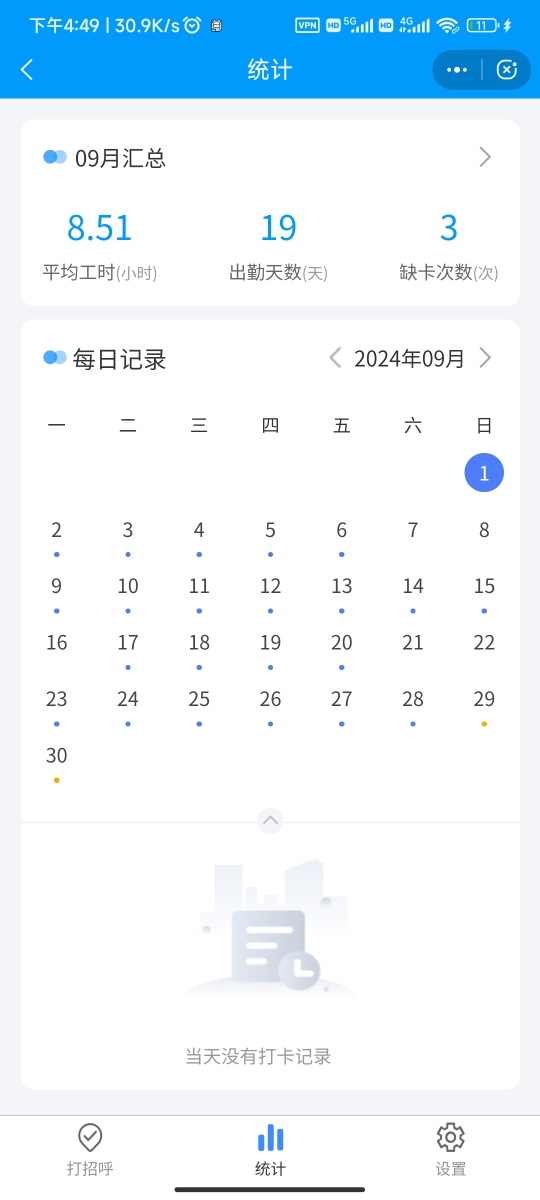
#> input picture Image/attendance.png, 540 x 1200 px, found by its file name
$ python Paddle_Attendance.py
#> lines starting #> are read from the running program, lines starting #| are printed output that depends on the picture; after the words box and inside, x2 and y2 are one past the last pixel; in counts of white or black regions, pixels touching at a corner belong together
import cv2
import numpy as np
from paddleocr import PaddleOCR
# import easyocr
import  json
import re
# 加载图像


# 图像预处理部分
def preprocess_image(image_path):
    # 加载图像
#> called with image_path = 'attendance.png'
    img = cv2.imread(image_path)
#> img is the input picture: shape (1200, 540, 3); mean B, G, R 251, 242.4, 230.1

    # 灰度化处理
    gray = cv2.cvtColor(img, cv2.COLOR_BGR2GRAY)
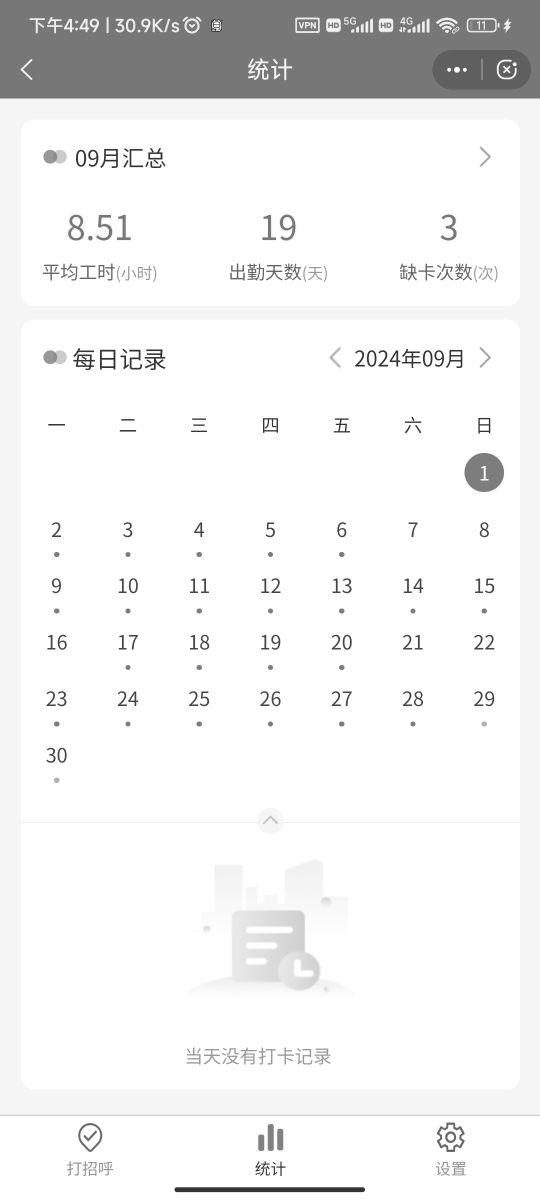
#> gray: shape (1200, 540); min 49, max 255, mean 239.7

    # 去噪处理（高斯模糊）
    blurred = cv2.GaussianBlur(gray, (5, 5), 0)

    # 提高对比度（直方图均衡化）
    resized = cv2.equalizeHist(blurred)
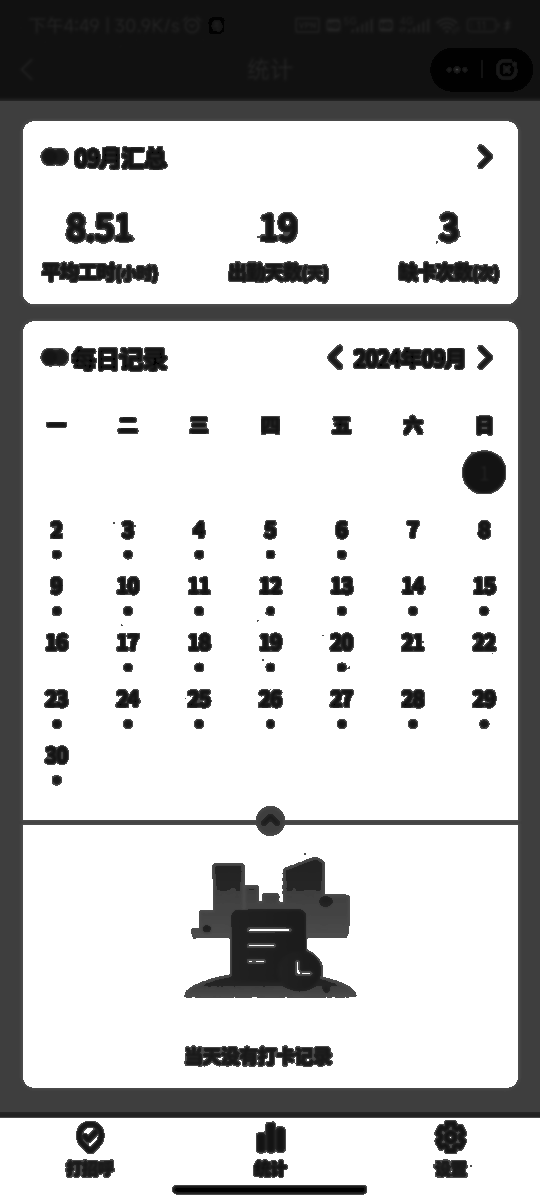
#> resized: shape (1200, 540); min 0, max 255, mean 192.1

    # [8 lines of commented-out code are left out]
    return img, resized


def detect_and_display_regions(image, min_w_month=200, min_h_month=120, min_w_date=200, min_h_date=300):
    """
    检测图像中的月份和日期区域，并显示结果。

    参数:
    - image: 待处理的图像。
    - min_w_month: 月份区域的最小宽度。
    - min_h_month: 月份区域的最小高度。
    - min_w_date: 日期区域的最小宽度。
    - min_h_date: 日期区域的最小高度。
    """
#> called with min_w_month = 200, min_h_month = 120, min_w_date = 200, min_h_date = 300
    # Canny 边缘检测
    edges = cv2.Canny(image, 1, 10)
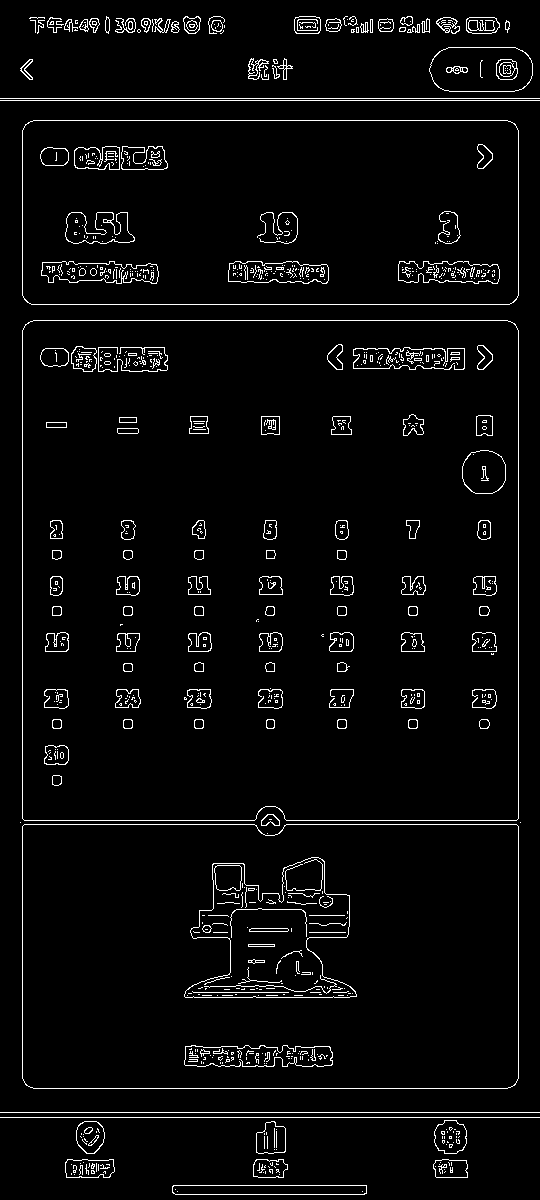
#> edges: shape (1200, 540); 3.8% white in thin lines or dots

    # 查找轮廓
    contours, _ = cv2.findContours(edges, cv2.RETR_EXTERNAL, cv2.CHAIN_APPROX_SIMPLE)
#> contours = 68 contours, 31 with area under 20; largest, box (x1, y1, x2, y2) and area: (22, 320, 519, 821) 247592, (22, 824, 519, 1089) 130623, (22, 120, 519, 305) 91127, (429, 47, 533, 92) 4104, (172, 1185, 367, 1195) 1741

    # # 绘制所有轮廓
    # cv2.drawContours(image, contours, -1, (0, 255, 0), 2)  # 绿色轮廓，线宽为2
    #
    # # 显示图像
    # cv2.imshow('Contours', image)
    # cv2.waitKey(0)
    # cv2.destroyAllWindows()

    # 初始化区域列表
    month_region = None
    date_regions = []
    month_regions = []
    # 遍历轮廓
    for cnt in contours:
        x, y, w, h = cv2.boundingRect(cnt)

        # 根据面积过滤区域（假设月份区域较大）
        if min_w_month< w  and min_h_month<h <200 :
            month_regions.append((x, y, w, h))
            # 月份区域的预估大小

            cv2.rectangle(image, (x, y), (x + w, y + h), (255, 0, 0), 2)  # 蓝框表示月份区域

        if w > min_w_date and h > min_h_date:  # 日期区域的预估大小
            date_regions.append((x, y, w, h))
            cv2.rectangle(image, (x, y), (x + w, y + h), (255, 0, 0), 2)
#> this loop made 68 passes
#> (x, y, w, h) on passes 1, 2, 3, 4, 5, 6, 7, 10, 11, 12, 13, 14: (172, 1185, 195, 10), (433, 1159, 35, 19), (253, 1159, 35, 19), (65, 1159, 50, 19), (256, 1121, 30, 33), (76, 1121, 29, 33), (434, 1120, 33, 34), (267, 833, 1, 1), (22, 824, 497, 265), (520, 822, 1, 1), (20, 822, 1, 1), (261, 814, 19, 12)
#> (cnt, x, y, w, h) on passes 8, 9, 17, 18, 30, 32: ([[0, 1117], [539, 1117]], 0, 1117, 540, 1), ([[0, 1112], [539, 1112]], 0, 1112, 540, 1), ([[0, 100], [539, 100]], 0, 100, 540, 1), ([[0, 98], [539, 98]], 0, 98, 540, 1), ([[75, 29], [74, 30], [77, 30], [76, 30]], 74, 29, 4, 2), ([[356, 27], [356, 32], [358, 32], [358, 27]], 356, 27, 3, 6)
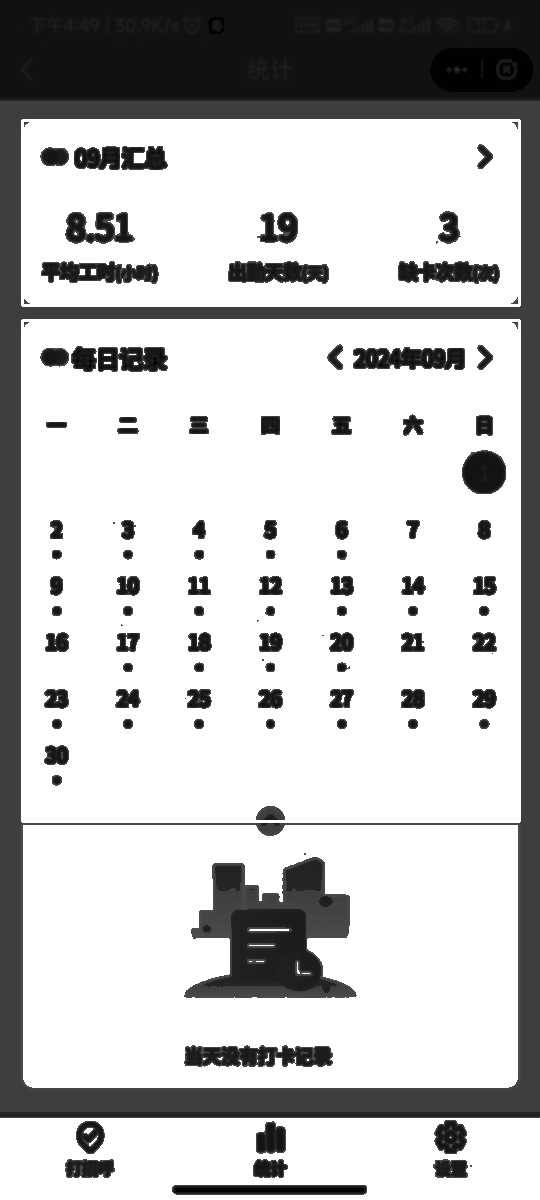
#> image: shape (1200, 540); 1.31% of pixels changed, all inside (x1, y1, x2, y2) = (21, 119, 521, 823)
#> after the loop, date_regions = [(22, 320, 497, 501)]; month_regions = [(22, 120, 497, 185)]

    # # 显示定位结果
    # cv2.imshow("Region Detection", image)
    # cv2.waitKey(0)
    # cv2.destroyAllWindows()

    # 显示月份区域和部分日期区域
    for region in month_regions:
        x, y, w, h = region
        month_region = image[y:y + h, x:x + w]
#> this loop made 1 pass
#> pass 1, in detect_and_display_regions, `month_region = image[y:y + h, x:x + w]`:
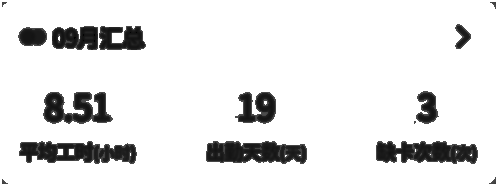
#> month_region: shape (185, 497); min 1, max 255, mean 228.7
        # cv2.imshow("Date Region", month_region)
        # cv2.waitKey(0)

    for region in date_regions:
        x, y, w, h = region
        date_region = image[y:y + h, x:x + w]
#> this loop made 1 pass
#> pass 1, in detect_and_display_regions, `date_region = image[y:y + h, x:x + w]`:
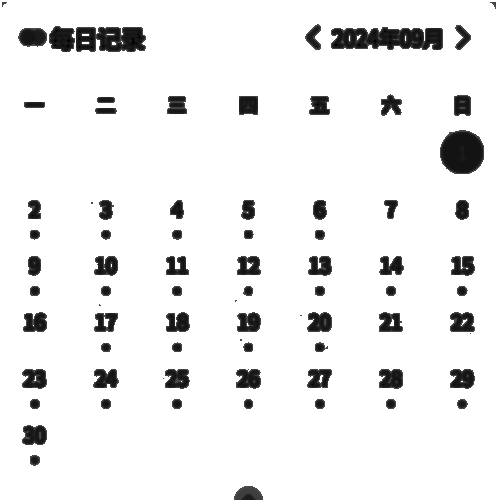
#> date_region: shape (501, 497); min 0, max 255, mean 236.6
        # cv2.imshow("Date Region", date_region)
        # cv2.waitKey(0)

    cv2.destroyAllWindows()

    return month_region,month_regions, date_region,date_regions
# [28 lines left out: function clean_and_convert_to_json, not called in this run]

def extract_month_info(month_region):
    """
    使用OCR提取月份信息。
    """
    if month_region is None:
        print("未检测到月份区域")
        return None

    # [7 lines of commented-out code are left out]
    paddleocr = PaddleOCR(lang='ch', show_log=False)
     # 打开需要识别的图片
    text = paddleocr.ocr(month_region)

    print("OCR提取的月份信息：", text)
    result_json = extract_to_json(text)

    return result_json
# 提取数据并存储为 JSON 格式
# [23 lines left out: function extract_to_json, not called in this run]


def crop_region_from_original(img, region):
    """
    根据裁剪区域从原图中获取未变形的区域。

    参数:
    - img: 原始彩色图像。
    - region: 裁剪区域的边界，格式为 (x, y, w, h)。

    返回:
    - cropped_region: 从原图中裁剪出来的真实区域。
    """
    # 从原始图像中裁剪出未变形的区域
    for region in region:
        x, y, w, h = region
    cropped_region = img[y:y + h, x:x + w]

    # 可视化结果
    # cv2.imshow("Cropped Region", cropped_region)
    # cv2.waitKey(0)
    # cv2.destroyAllWindows()

    return cropped_region
# [252 lines left out: functions should_merge, detect_calendar_contours, merge_adjacent_contours, is_overlapping, merge_overlapping_rectangles, extract_date_and_status, not called in this run]


# 图像预处理
if __name__ == '__main__':
    # 配置tesseract路径（根据你自己的安装路径进行配置）


    img, resized_img = preprocess_image("attendance.png")
    month_region,month_regions, date_region,date_regions = detect_and_display_regions(resized_img)
#> month_regions = [(22, 120, 497, 185)]; date_regions = [(22, 320, 497, 501)]
    # 提取月份信息
    cropped_result1 = crop_region_from_original(img, month_regions)
#> the loop in crop_region_from_original, `for region in region:` made 1 pass
#> in crop_region_from_original, `cropped_region = img[y:y + h, x:x + w]`:
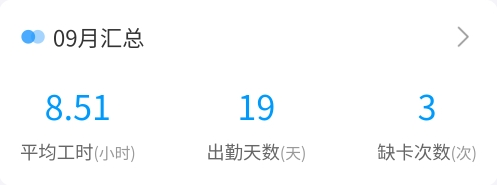
#> cropped_region: shape (185, 497, 3); mean B, G, R 251.4, 250.5, 248.8
#> (the run stopped early here; a loop or call above may not have finished)
